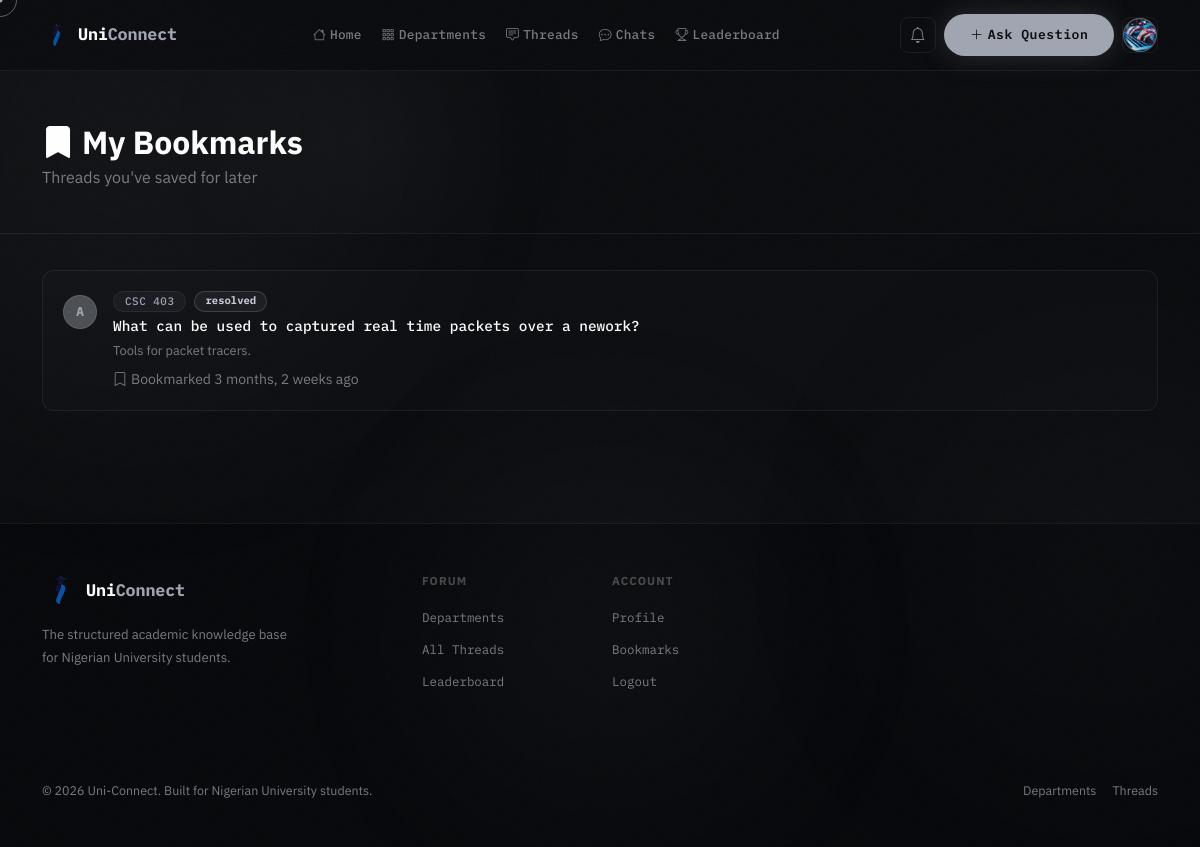
The page /bookmarks/ (signed in) on the database its author committed.
### accounts/models.py (models this page shows, shortened)
class User(AbstractUser):
    ROLE_CHOICES = [
        ('student', 'Student'),
        ('lecturer', 'Lecturer'),
        ('admin', 'Admin'),
    ]
    is_email_verified = models.BooleanField(default=False)
    role = models.CharField(max_length=20, choices=ROLE_CHOICES, default='student')
    school = models.ForeignKey(
        'forum.School', on_delete=models.SET_NULL, null=True, blank=True, related_name='members'
    )
    department = models.ForeignKey(
        'forum.Department', on_delete=models.SET_NULL, null=True, blank=True, related_name='members'
    )
    matric_number = models.CharField(max_length=20, blank=True)
    bio = models.TextField(blank=True)
    avatar = models.ImageField(upload_to='avatars/', blank=True, null=True)
    reputation = models.IntegerField(default=0)
    created_at = models.DateTimeField(auto_now_add=True)

### forum/models.py (models this page shows, shortened)
class Bookmark(models.Model):
    user = models.ForeignKey(settings.AUTH_USER_MODEL, on_delete=models.CASCADE, related_name='bookmarks')
    thread = models.ForeignKey(Thread, on_delete=models.CASCADE, related_name='bookmarks')
    created_at = models.DateTimeField(auto_now_add=True)
    class Meta:
        unique_together = ['user', 'thread']

class Thread(models.Model):
    STATUS_CHOICES = [
        ('open', 'Open'),
        ('resolved', 'Resolved'),
        ('closed', 'Closed'),
    ]
    course = models.ForeignKey(Course, on_delete=models.CASCADE, related_name='threads')
    author = models.ForeignKey(settings.AUTH_USER_MODEL, on_delete=models.CASCADE, related_name='threads')
    title = models.CharField(max_length=300)
    content = models.TextField()
    attachment = models.FileField(upload_to='thread_attachments/', blank=True, null=True)
    voice_note = models.FileField(upload_to='thread_voice_notes/', blank=True, null=True)
    status = models.CharField(max_length=20, choices=STATUS_CHOICES, default='open')
    is_pinned = models.BooleanField(default=False)
    is_deleted = models.BooleanField(default=False)
    views = models.IntegerField(default=0)
    tags = models.ManyToManyField(Tag, blank=True, related_name='threads')
    created_at = models.DateTimeField(auto_now_add=True)
    updated_at = models.DateTimeField(auto_now=True)
    class Meta:
        ordering = ['-is_pinned', '-created_at']

class Course(models.Model):
    department = models.ForeignKey(Department, on_delete=models.CASCADE, related_name='courses')
    code = models.CharField(max_length=20)
    title = models.CharField(max_length=200)
    description = models.TextField(blank=True)
    level = models.CharField(max_length=10, default='100L')
    semester = models.CharField(max_length=20, default='First Semester')
    units = models.IntegerField(default=3)
    is_active = models.BooleanField(default=True)
    created_at = models.DateTimeField(auto_now_add=True)
    class Meta:
        ordering = ['code']
        unique_together = ['department', 'code']

### forum/views.py (the view)
# urls.py: path('bookmarks/', views.my_bookmarks, name='bookmarks'),
@login_required
def my_bookmarks(request):
    bookmarks = Bookmark.objects.filter(user=request.user).select_related(
        'thread__author', 'thread__course__department'
    ).order_by('-created_at')
    return render(request, 'forum/bookmarks.html', {'bookmarks': bookmarks})

### forum/context_processors.py (called while the page is built)
def unread_notifications(request):
    count = 0
    if request.user.is_authenticated:
        count = request.user.notifications.filter(is_read=False).count()
    return {'unread_notification_count': count}

### templates/forum/bookmarks.html (shortened to what this page needs)
{% extends 'base.html' %}
{% block content %}
<div class="page-header">
  <div class="container">
    <h1 class="h2 fw-bold text-white mb-1"><i class="bi bi-bookmark-fill me-2"></i>My Bookmarks</h1>
    <p class="text-muted mb-0">Threads you've saved for later</p>
  </div>
</div>
<div class="container pb-5">
  {% for bookmark in bookmarks %}
  <a href="{% url 'forum:thread_detail' bookmark.thread.pk %}" class="thread-card mb-3">
    <div class="d-flex align-items-start gap-3">
      <div class="avatar-sm mt-1">{{ bookmark.thread.author.username|first|upper }}</div>
      <div class="flex-grow-1">
        <div class="d-flex gap-2 mb-1">
          <span class="badge badge-glass small">{{ bookmark.thread.course.code }}</span>
          <span class="badge {% if bookmark.thread.status == 'resolved' %}badge-resolved{% else %}badge-open{% endif %}">{{ bookmark.thread.status }}</span>
        </div>
        <div class="thread-title">{{ bookmark.thread.title }}</div>
        <div class="thread-excerpt mt-1">{{ bookmark.thread.content|truncatechars:100 }}</div>
        <div class="text-muted small mt-2">
          <i class="bi bi-bookmark me-1"></i>Bookmarked {{ bookmark.created_at|timesince }} ago
        </div>
      </div>
    </div>
  </a>
  {% empty %}
  <div class="glass-panel p-5 text-center">
    <i class="bi bi-bookmark fs-1 text-muted d-block mb-3"></i>
    <p class="text-muted mb-3">No bookmarks yet.</p>
    <a href="{% url 'forum:thread_list' %}" class="btn btn-primary-glow">Browse Threads</a>
  </div>
  {% endfor %}
</div>
{% endblock %}

### templates/base.html (shortened to what this page needs)
<!doctype html>
<html lang="en" data-bs-theme="dark">
  <head>
    <link
      rel="stylesheet"
      href="https://cdn.jsdelivr.net/npm/bootstrap@5.3.3/dist/css/bootstrap.min.css"
    />
    <link
      rel="stylesheet"
      href="https://cdn.jsdelivr.net/npm/bootstrap-icons@1.11.3/font/bootstrap-icons.min.css"
    />
    {% load static %}
    <link rel="stylesheet" href="{% static 'css/main.css' %}" />
  </head>
  <body class="{% block body_class %}{% endblock %}">
    <div class="ambient-orb orb-1" aria-hidden="true"></div>
    <nav class="navbar navbar-expand-lg glass-nav">
      <div class="container">
        <a
          class="navbar-brand d-flex align-items-center gap-2"
          href="{% url 'forum:home' %}"
        >
          <img
            src="{% static 'logo-removebg-preview.png' %}"
            alt="Uni-Connect logo"
            class="site-logo navbar-logo"
          />
          <span class="brand-name"
            >Uni<span class="text-accent">Connect</span></span
          >
        </a>
        <div class="collapse navbar-collapse" id="navMain">
          <ul class="navbar-nav mx-auto gap-1">
            <li class="nav-item">
              <a class="nav-link nav-pill" href="{% url 'forum:home' %}"
                ><i class="bi bi-house me-1"></i>Home</a
              >
            </li>
            <li class="nav-item">
              <a class="nav-link nav-pill" href="{% url 'forum:departments' %}"
                ><i class="bi bi-grid-3x3-gap me-1"></i>Departments</a
              >
            </li>
            <li class="nav-item">
              <a class="nav-link nav-pill" href="{% url 'forum:thread_list' %}"
                ><i class="bi bi-chat-square-text me-1"></i>Threads</a
              >
            </li>
            {% if user.is_authenticated %}
            <li class="nav-item">
              <a class="nav-link nav-pill" href="{% url 'forum:chat_list' %}"
                ><i class="bi bi-chat-dots me-1"></i>Chats</a
              >
            </li>
            {% endif %}
            <li class="nav-item">
              <a class="nav-link nav-pill" href="{% url 'forum:leaderboard' %}"
                ><i class="bi bi-trophy me-1"></i>Leaderboard</a
              >
            </li>
          </ul>
          <div class="d-flex align-items-center gap-2">
            {% if user.is_authenticated %}
            <a
              href="{% url 'forum:notifications' %}"
              class="btn btn-ghost-icon position-relative"
            >
              <i class="bi bi-bell"></i>
            </a>
            <a
              href="{% url 'forum:create_thread' %}"
              class="btn btn-primary-glow btn-sm"
            >
              <i class="bi bi-plus-lg me-1"></i>Ask Question
            </a>
            <div class="dropdown">
              <button
                class="btn btn-ghost-icon dropdown-toggle no-caret"
                data-bs-toggle="dropdown"
              >
                <div class="avatar-sm">
                  {% if user.avatar %}
                  <img src="{{ user.avatar.url }}" alt="{{ user.username }}" />
                  {% else %}
                  <span>{{ user.username|first|upper }}</span>
                  {% endif %}
                </div>
              </button>
            </div>
            {% endif %}
          </div>
        </div>
      </div>
    </nav>
    <main>{% block content %}{% endblock %}</main>
    <footer class="footer-glass py-5 mt-5">
      <div class="container">
        <div class="row g-4">
          <div class="col-lg-4">
            <div class="d-flex align-items-center gap-2 mb-3">
              <img
                src="{% static 'logo-removebg-preview.png' %}"
                alt="Uni-Connect logo"
                class="site-logo"
              />
              <span class="brand-name"
                >Uni<span class="text-accent">Connect</span></span
              >
            </div>
            <p
              style="
                color: var(--muted);
                font-size: 0.82rem;
                line-height: 1.7;
                max-width: 260px;
              "
            >
              The structured academic knowledge base for Nigerian University students.
            </p>
          </div>
          <div class="col-6 col-lg-2">
            <p
              style="
                color: rgba(255, 255, 255, 0.25);
                font-size: 0.72rem;
                font-weight: 700;
                letter-spacing: 0.1em;
                text-transform: uppercase;
                margin-bottom: 14px;
              "
            >
              Forum
            </p>
            <ul class="list-unstyled footer-links">
              <li><a href="{% url 'forum:departments' %}">Departments</a></li>
              <li><a href="{% url 'forum:thread_list' %}">All Threads</a></li>
              <li><a href="{% url 'forum:leaderboard' %}">Leaderboard</a></li>
            </ul>
          </div>
          <div class="col-6 col-lg-2">
            <p
              style="
                color: rgba(255, 255, 255, 0.25);
                font-size: 0.72rem;
                font-weight: 700;
                letter-spacing: 0.1em;
                text-transform: uppercase;
                margin-bottom: 14px;
              "
            >
              Account
            </p>
            <ul class="list-unstyled footer-links">
              {% if user.is_authenticated %}
              <li><a href="{% url 'accounts:profile' %}">Profile</a></li>
              <li><a href="{% url 'forum:bookmarks' %}">Bookmarks</a></li>
              <li><a href="{% url 'accounts:logout' %}">Logout</a></li>
              {% else %}
              <li><a href="{% url 'accounts:login' %}">Login</a></li>
              <li><a href="{% url 'accounts:register' %}">Register</a></li>
              {% endif %}
            </ul>
          </div>
        </div>
        <div
          class="d-flex justify-content-between align-items-center flex-wrap gap-3"
        >
          <p style="color: var(--muted); font-size: 0.78rem; margin: 0">
            © 2026 Uni-Connect. Built for Nigerian University students.
          </p>
          <div class="d-flex gap-3">
            <a
              href="{% url 'forum:departments' %}"
              style="
                color: var(--muted);
                font-size: 0.78rem;
                text-decoration: none;
              "
              onmouseenter="this.style.color = 'var(--accent)'"
              onmouseleave="this.style.color = 'var(--muted)'"
              >Departments</a
            >
            <a
              href="{% url 'forum:thread_list' %}"
              style="
                color: var(--muted);
                font-size: 0.78rem;
                text-decoration: none;
              "
              onmouseenter="this.style.color = 'var(--accent)'"
              onmouseleave="this.style.color = 'var(--muted)'"
              >Threads</a
            >
          </div>
        </div>
      </div>
    </footer>
    {% load static %}
  </body>
</html>

### rows shown on the page
User: avatar (picture)
Bookmark: thread.author.username|first "A", thread.course.code "CSC 403", thread.status "resolved", thread "What can be used to captured real time packets over a nework?", thread.content "Tools for packet tracers.", created_at "3 months, 2 weeks"
